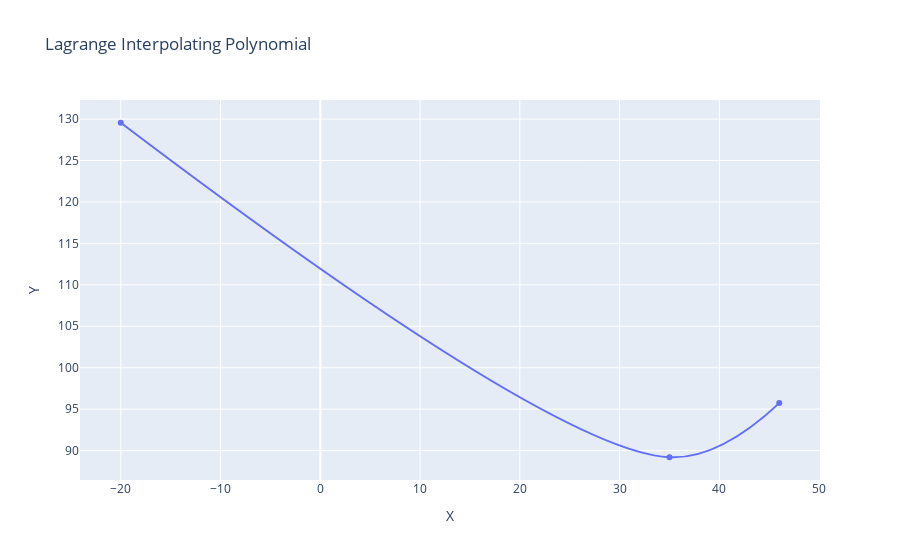

The notebook cell saved with this chart:
### Code cell
fig = go.Figure(go.Scatter(x=x_dash, y=y_calc, line_shape='spline'))

fig.update_layout(
    title="Lagrange Interpolating Polynomial ",
    xaxis_title="X",
    yaxis_title="Y")

fig.show()

### Figure 1 — Plotly figure (JSON) as saved in the notebook; plotly's stock layout.template omitted (floating-point values rounded to 4 significant figures)
{"data": [{"line": {"shape": "spline"}, "type": "scatter", "x": [-20, 35, 46], "y": [129.6, 89.19, 95.73]}], "layout": {"autosize": true, "title": {"text": "Lagrange Interpolating Polynomial "}, "xaxis": {"autorange": true, "range": [-24.05, 50.05], "title": {"text": "X"}, "type": "linear"}, "yaxis": {"autorange": true, "range": [85.86, 132.9], "title": {"text": "Y"}, "type": "linear"}}}
